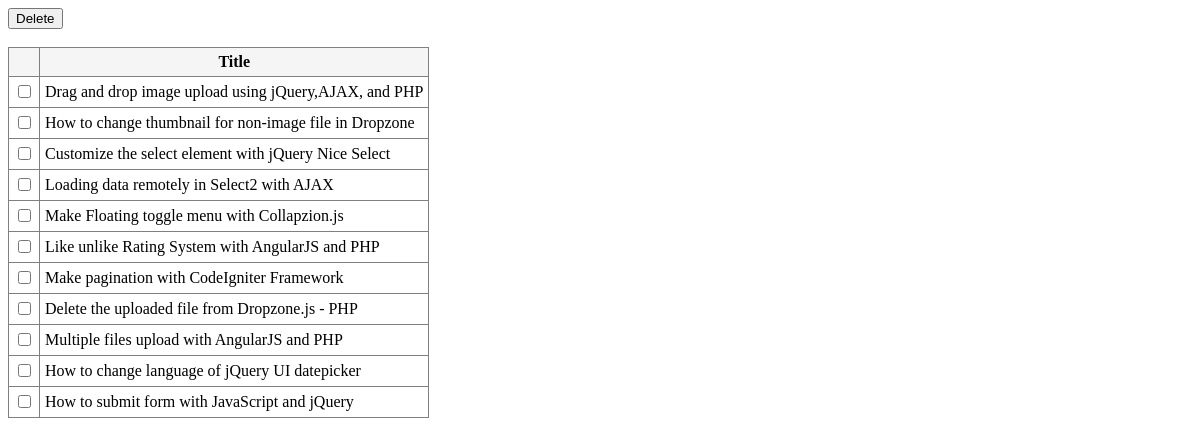
The page / on the database its author committed.
### tables this page shows
CREATE TABLE `posts` (
  `id` int(11) NOT NULL AUTO_INCREMENT,
  `title` varchar(100) NOT NULL,
  `content` text NOT NULL,
  `link` varchar(255) NOT NULL,
  PRIMARY KEY (`id`)
);

### index.php (the view, shortened to what this page needs)
<?php
include "config.php";
?>
<!doctype html>
<html>
    <head>
        <link href='style.css' rel='stylesheet' type='text/css'>
    </head>
    <body>
        <div class='container'>
            <input type='button' value='Delete' id='delete'><br><br>
            <table border='1' id='recordsTable' >
                <tr style='background: whitesmoke;'>
                    <th>&nbsp;</th>
                    <th>Title</th>
                </tr>
                <?php
                $query = "SELECT * FROM posts";
                $result = mysqli_query($con,$query);
                while($row = mysqli_fetch_array($result) ){
                    $id = $row['id'];
                    $title = $row['title'];
                    $link = $row['link'];
                ?>
                    <tr id='tr_<?= $id ?>'>
                        <td><input type='checkbox' id='del_<?php echo $id; ?>' ></td>
                        <td><a href='<?= $link; ?>'><?= $title; ?></a></td>
                    </tr>
                <?php
                }
                ?>
            </table>
        </div>
    </body>
</html>

### style.css (style rules this page uses)
.container { margin: 0 auto; }
table { border-collapse: collapse; }
table td a { text-decoration: none; color: black; }
table th,td { padding: 5px; }

### rows shown on the page
posts: title "Drag and drop image upload using jQuery,AJAX, and PHP"
posts: title "How to change thumbnail for non-image file in Dropzone"
posts: title "Customize the select element with jQuery Nice Select"
posts: title "Loading data remotely in Select2 with AJAX"
posts: title "Make Floating toggle menu with Collapzion.js"
posts: title "Like unlike Rating System with AngularJS and PHP"
posts: title "Make pagination with CodeIgniter Framework"
posts: title "Delete the uploaded file from Dropzone.js - PHP"
posts: title "Multiple files upload with AngularJS and PHP"
posts: title "How to change language of jQuery UI datepicker"
posts: title "How to submit form with JavaScript and jQuery"
